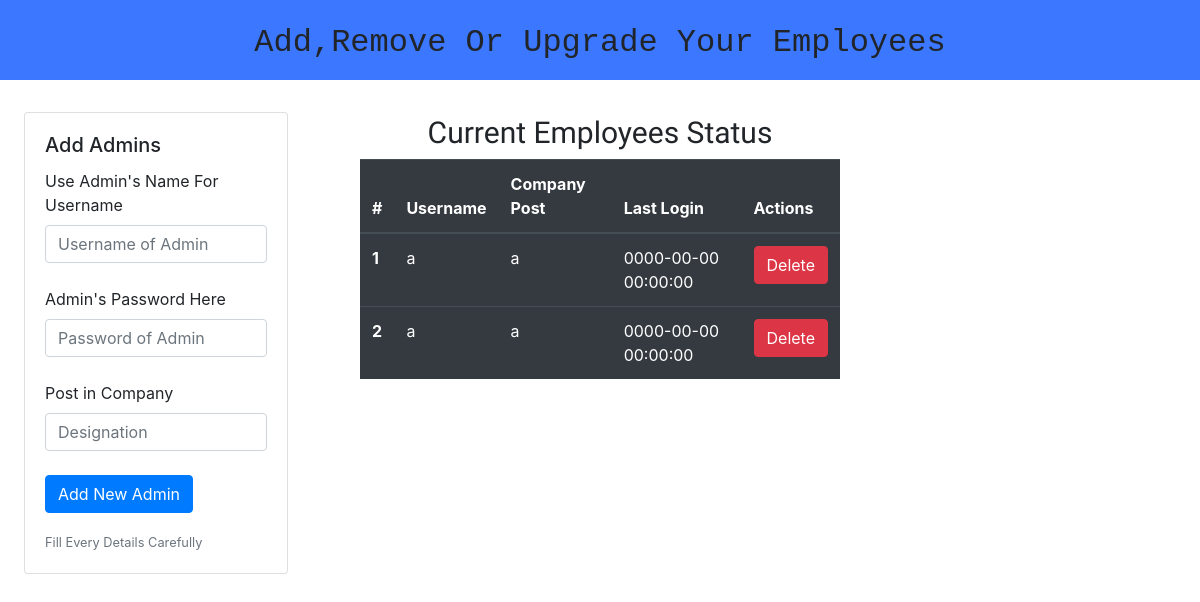
The app's page /adminpanel/employees_manage.php (signed in), older data.
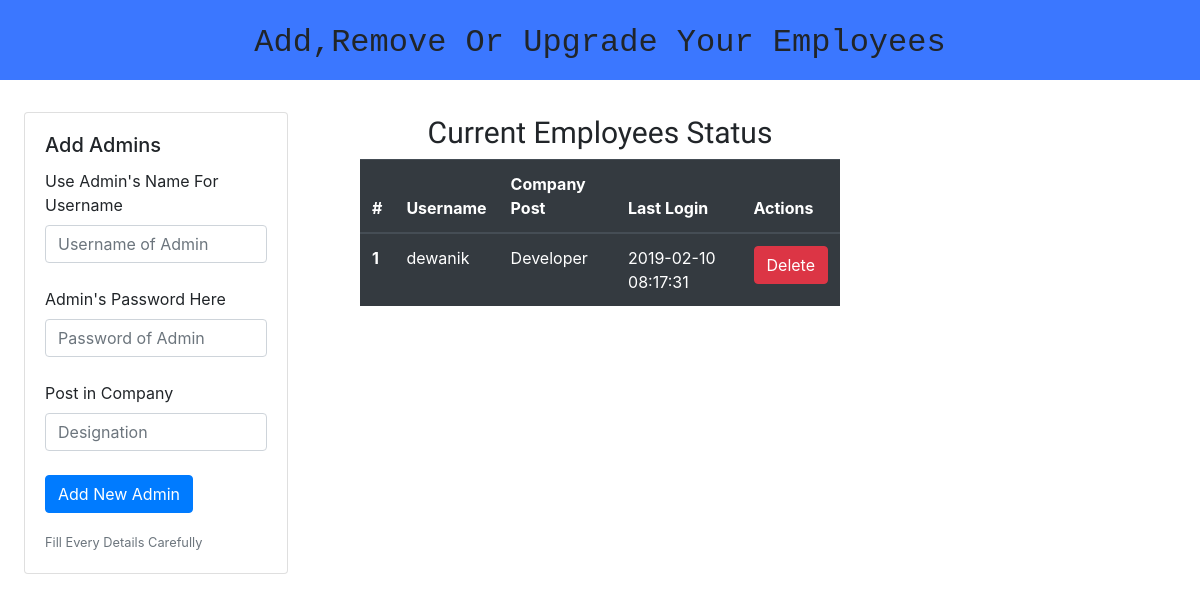
The same page, newer data.
### tables this page shows
CREATE TABLE `admins_users` (
  `id` int(11) NOT NULL,
  `uname` text NOT NULL,
  `password` text NOT NULL,
  `company_post` text NOT NULL,
  `added_date` date NOT NULL,
  `last_login` datetime NOT NULL
);

### adminpanel/employees_manage.php (the view, shortened to what this page needs)
<!DOCTYPE html>
<html>
<head>
	<link rel="stylesheet" type="text/css" href="../bootstrap/emoloyee_manage.css">
	<link rel="stylesheet" href="https://stackpath.bootstrapcdn.com/bootstrap/4.2.1/css/bootstrap.min.css">
</head>
<body>
<header><br><h2>Add,Remove Or Upgrade Your Employees</h2></header>
<div class='Employees_stat'>
	<h4>Current Employees Status</h4>
	<table class="table table-dark">
  <thead>
    <tr>
      <th scope="col">#</th>
      <th scope="col">Username</th>
      <th scope="col">Company Post</th>
      <th scope="col">Last Login</th>
      <th scope="col">Actions</th>
    </tr>
  </thead>
  <tbody>
  	<?php
  	$conn = mysqli_connect('localhost','root','','moontower_admins');
  	$sql2 = "SELECT * FROM admins_users WHERE company_post <> 'Owner' and company_post<>'Manager'";
    $result2 =  mysqli_query($conn,$sql2);
    $key = 1;
    while($row2 = mysqli_fetch_assoc($result2)){
      $user = $row2['uname'];
      $c_post = $row2['company_post'];
      $last_login = $row2['last_login'];
echo "  <tr>
      <th scope='row'>".$key++."</th>
      <td class='uname'>".$user."</td>
      <td>".$c_post."</td>
      <td>".$last_login."</td>
      <td><button type='button'  class='delete btn btn-danger'>Delete</button>
";
echo"
      </td>
    </tr>";
    }
    ?>
  </tbody>
</table>
</div>
<br><br>
  <div class="card">
    <div class="card-body">
      <h5 class="card-title">Add Admins</h5>
      <p class="card-text">
      	<label for="uname">Use Admin's Name For Username</label>
      	<input type="username" id="uname" placeholder="Username of Admin" class='form-control'><br>
      	<label for="uname">Admin's Password Here</label>
      	<input type="password" id="pwd" placeholder="Password of Admin" class='form-control'><br>
      	<label for="uname">Post in Company</label>
      	<input type="text" id="post" placeholder="Designation" class='form-control'><br>
      	<button id="add_admin" class='btn btn-primary'>Add New Admin</button><br>
      </p>
      <p class="card-text"><small class="text-muted">Fill Every Details Carefully</small></p>
    </div>
  </div>
</body>
</html>

Row changes from the older to the newer data that the page shows:
removed admins_users: uname "a", company_post "a", last_login "0000-00-00 00:00:00"
removed admins_users: uname "a", company_post "a", last_login "0000-00-00 00:00:00"
added admins_users: uname "dewanik", company_post "Developer", last_login "2019-02-10 08:17:31"
